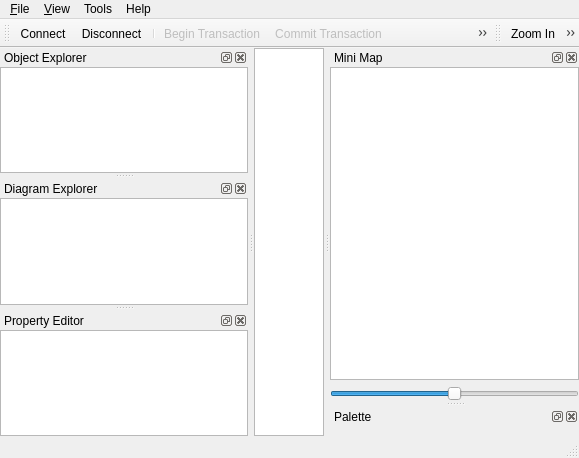
<?xml version="1.0" encoding="UTF-8"?>
<ui version="4.0">
 <class>MainWindowUi</class>
 <widget class="QMainWindow" name="MainWindowUi">
  <property name="geometry">
   <rect>
    <x>0</x>
    <y>0</y>
    <width>579</width>
    <height>458</height>
   </rect>
  </property>
  <property name="windowTitle">
   <string>QReal</string>
  </property>
  <property name="windowIcon">
   <iconset resource="../static.qrc">
    <normaloff>:/icons/qreal.png</normaloff>:/icons/qreal.png</iconset>
  </property>
  <widget class="QWidget" name="centralwidget">
   <layout class="QGridLayout">
    <property name="margin">
     <number>0</number>
    </property>
    <property name="spacing">
     <number>0</number>
    </property>
    <item row="0" column="0">
     <widget class="EditorView" name="view"/>
    </item>
   </layout>
  </widget>
  <widget class="QMenuBar" name="menubar">
   <property name="geometry">
    <rect>
     <x>0</x>
     <y>0</y>
     <width>579</width>
     <height>24</height>
    </rect>
   </property>
   <widget class="QMenu" name="menu_File">
    <property name="title">
     <string>&amp;File</string>
    </property>
    <addaction name="actionConnect"/>
    <addaction name="actionDisconnect"/>
    <addaction name="separator"/>
    <addaction name="actionBeginTransaction"/>
    <addaction name="actionCommitTransaction"/>
    <addaction name="actionRollbackTransaction"/>
    <addaction name="separator"/>
    <addaction name="actionPrint"/>
    <addaction name="actionMakeSvg"/>
    <addaction name="separator"/>
    <addaction name="actionQuit"/>
   </widget>
   <widget class="QMenu" name="menu_View">
    <property name="title">
     <string>&amp;View</string>
    </property>
    <addaction name="actionZoom_In"/>
    <addaction name="actionZoom_Out"/>
    <addaction name="separator"/>
    <addaction name="actionAntialiasing"/>
    <addaction name="actionOpenGL_Renderer"/>
    <addaction name="actionShowSplash"/>
    <addaction name="separator"/>
    <addaction name="actionUndo"/>
    <addaction name="actionRedo"/>
    <addaction name="actionClear"/>
    <addaction name="actionCommand_list"/>
   </widget>
   <widget class="QMenu" name="menuHelp">
    <property name="title">
     <string>Help</string>
    </property>
    <addaction name="actionHelp"/>
    <addaction name="separator"/>
    <addaction name="actionAbout"/>
    <addaction name="actionAboutQt"/>
   </widget>
   <widget class="QMenu" name="menuTools">
    <property name="title">
     <string>Tools</string>
    </property>
    <addaction name="actionOptions"/>
    <addaction name="actionRun_test_queries"/>
    <addaction name="actionReconnect"/>
    <addaction name="actionGenerate_editor"/>
    <addaction name="actionExport"/>
   </widget>
   <addaction name="menu_File"/>
   <addaction name="menu_View"/>
   <addaction name="menuTools"/>
   <addaction name="menuHelp"/>
  </widget>
  <widget class="QStatusBar" name="statusbar"/>
  <widget class="QDockWidget" name="objectDock">
   <property name="allowedAreas">
    <set>Qt::AllDockWidgetAreas</set>
   </property>
   <property name="windowTitle">
    <string>Object Explorer</string>
   </property>
   <attribute name="dockWidgetArea">
    <number>1</number>
   </attribute>
   <widget class="QWidget" name="dockWidgetContents_3">
    <layout class="QVBoxLayout">
     <property name="spacing">
      <number>6</number>
     </property>
     <property name="margin">
      <number>0</number>
     </property>
     <item>
      <widget class="QTreeView" name="objectExplorer">
       <property name="acceptDrops">
        <bool>true</bool>
       </property>
       <property name="dragDropMode">
        <enum>QAbstractItemView::DragDrop</enum>
       </property>
      </widget>
     </item>
    </layout>
   </widget>
  </widget>
  <widget class="QDockWidget" name="diagramDock">
   <property name="allowedAreas">
    <set>Qt::AllDockWidgetAreas</set>
   </property>
   <property name="windowTitle">
    <string>Diagram Explorer</string>
   </property>
   <attribute name="dockWidgetArea">
    <number>1</number>
   </attribute>
   <widget class="QWidget" name="dockWidgetContents_2">
    <layout class="QHBoxLayout">
     <property name="spacing">
      <number>6</number>
     </property>
     <property name="margin">
      <number>0</number>
     </property>
     <item>
      <widget class="QTreeView" name="diagramExplorer">
       <property name="contextMenuPolicy">
        <enum>Qt::ActionsContextMenu</enum>
       </property>
       <property name="acceptDrops">
        <bool>true</bool>
       </property>
       <property name="dragDropMode">
        <enum>QAbstractItemView::DragDrop</enum>
       </property>
      </widget>
     </item>
    </layout>
   </widget>
  </widget>
  <widget class="QToolBar" name="fileToolbar">
   <property name="orientation">
    <enum>Qt::Horizontal</enum>
   </property>
   <attribute name="toolBarArea">
    <enum>TopToolBarArea</enum>
   </attribute>
   <attribute name="toolBarBreak">
    <bool>false</bool>
   </attribute>
   <addaction name="actionConnect"/>
   <addaction name="actionDisconnect"/>
   <addaction name="separator"/>
   <addaction name="actionBeginTransaction"/>
   <addaction name="actionCommitTransaction"/>
   <addaction name="actionRollbackTransaction"/>
   <addaction name="separator"/>
   <addaction name="actionPrint"/>
  </widget>
  <widget class="QDockWidget" name="minimapDock">
   <property name="windowTitle">
    <string>Mini Map</string>
   </property>
   <attribute name="dockWidgetArea">
    <number>2</number>
   </attribute>
   <widget class="QWidget" name="dockWidgetContents_4">
    <layout class="QVBoxLayout">
     <property name="spacing">
      <number>6</number>
     </property>
     <property name="margin">
      <number>0</number>
     </property>
     <item>
      <widget class="QGraphicsView" name="minimapView">
       <property name="dragMode">
        <enum>QGraphicsView::ScrollHandDrag</enum>
       </property>
      </widget>
     </item>
     <item>
      <widget class="QSlider" name="minimapZoomSlider">
       <property name="maximum">
        <number>50</number>
       </property>
       <property name="value">
        <number>25</number>
       </property>
       <property name="orientation">
        <enum>Qt::Horizontal</enum>
       </property>
      </widget>
     </item>
    </layout>
   </widget>
  </widget>
  <widget class="QDockWidget" name="paletteDock">
   <property name="windowTitle">
    <string>Palette</string>
   </property>
   <attribute name="dockWidgetArea">
    <number>2</number>
   </attribute>
   <widget class="PaletteToolbox" name="paletteToolbox"/>
  </widget>
  <widget class="QToolBar" name="viewToolbar">
   <property name="windowTitle">
    <string>toolBar</string>
   </property>
   <attribute name="toolBarArea">
    <enum>TopToolBarArea</enum>
   </attribute>
   <attribute name="toolBarBreak">
    <bool>false</bool>
   </attribute>
   <addaction name="actionZoom_In"/>
   <addaction name="actionZoom_Out"/>
   <addaction name="actionUndo"/>
   <addaction name="actionRedo"/>
   <addaction name="actionClear"/>
  </widget>
  <widget class="QDockWidget" name="propertyDock">
   <property name="windowTitle">
    <string>Property Editor</string>
   </property>
   <attribute name="dockWidgetArea">
    <number>1</number>
   </attribute>
   <widget class="QWidget" name="dockWidgetContents">
    <layout class="QVBoxLayout">
     <property name="spacing">
      <number>6</number>
     </property>
     <property name="margin">
      <number>0</number>
     </property>
     <item>
      <widget class="QTableView" name="propertyEditor">
       <property name="alternatingRowColors">
        <bool>true</bool>
       </property>
       <property name="showGrid">
        <bool>true</bool>
       </property>
      </widget>
     </item>
    </layout>
   </widget>
  </widget>
  <action name="actionQuit">
   <property name="text">
    <string>&amp;Quit</string>
   </property>
  </action>
  <action name="actionConnect">
   <property name="icon">
    <iconset resource="../static.qrc">
     <normaloff>:/icons/database_connected.png</normaloff>:/icons/database_connected.png</iconset>
   </property>
   <property name="text">
    <string>&amp;Connect</string>
   </property>
  </action>
  <action name="actionZoom_In">
   <property name="icon">
    <iconset resource="../static.qrc">
     <normaloff>:/icons/zoomin.png</normaloff>:/icons/zoomin.png</iconset>
   </property>
   <property name="text">
    <string>Zoom In</string>
   </property>
  </action>
  <action name="actionZoom_Out">
   <property name="icon">
    <iconset resource="../static.qrc">
     <normaloff>:/icons/zoomout.png</normaloff>:/icons/zoomout.png</iconset>
   </property>
   <property name="text">
    <string>Zoom Out</string>
   </property>
  </action>
  <action name="actionAntialiasing">
   <property name="checkable">
    <bool>true</bool>
   </property>
   <property name="checked">
    <bool>false</bool>
   </property>
   <property name="text">
    <string>Antialiasing</string>
   </property>
  </action>
  <action name="actionOpenGL_Renderer">
   <property name="checkable">
    <bool>true</bool>
   </property>
   <property name="text">
    <string>OpenGL Renderer</string>
   </property>
  </action>
  <action name="actionShowSplash">
   <property name="checkable">
    <bool>true</bool>
   </property>
   <property name="checked">
    <bool>true</bool>
   </property>
   <property name="text">
    <string>Show splash screen</string>
   </property>
  </action>
  <action name="actionPrint">
   <property name="icon">
    <iconset resource="../static.qrc">
     <normaloff>:/icons/print.png</normaloff>:/icons/print.png</iconset>
   </property>
   <property name="text">
    <string>Print</string>
   </property>
  </action>
  <action name="actionMakeSvg">
   <property name="text">
    <string>Export to SVG</string>
   </property>
  </action>
  <action name="actionDisconnect">
   <property name="icon">
    <iconset resource="../static.qrc">
     <normaloff>:/icons/database_disconnect.png</normaloff>:/icons/database_disconnect.png</iconset>
   </property>
   <property name="text">
    <string>&amp;Disconnect</string>
   </property>
  </action>
  <action name="actionBeginTransaction">
   <property name="enabled">
    <bool>false</bool>
   </property>
   <property name="icon">
    <iconset resource="../static.qrc">
     <normaloff>:/icons/database_connect.png</normaloff>:/icons/database_connect.png</iconset>
   </property>
   <property name="text">
    <string>Begin Transaction</string>
   </property>
  </action>
  <action name="actionCommitTransaction">
   <property name="enabled">
    <bool>false</bool>
   </property>
   <property name="icon">
    <iconset resource="../static.qrc">
     <normaloff>:/icons/database_commit.png</normaloff>:/icons/database_commit.png</iconset>
   </property>
   <property name="text">
    <string>Commit Transaction</string>
   </property>
  </action>
  <action name="actionRollbackTransaction">
   <property name="enabled">
    <bool>false</bool>
   </property>
   <property name="icon">
    <iconset resource="../static.qrc">
     <normaloff>:/icons/database_revert.png</normaloff>:/icons/database_revert.png</iconset>
   </property>
   <property name="text">
    <string>Rollback Transaction</string>
   </property>
  </action>
  <action name="actionJumpToAvatar">
   <property name="text">
    <string>Jump to Avatar</string>
   </property>
  </action>
  <action name="actionHelp">
   <property name="text">
    <string>Small Help</string>
   </property>
   <property name="shortcut">
    <string>F1</string>
   </property>
  </action>
  <action name="actionAbout">
   <property name="text">
    <string>About...</string>
   </property>
  </action>
  <action name="actionAboutQt">
   <property name="text">
    <string>About Qt...</string>
   </property>
  </action>
  <action name="actionOptions">
   <property name="text">
    <string>Palette toolbox options...</string>
   </property>
  </action>
  <action name="actionUndo">
   <property name="enabled">
    <bool>false</bool>
   </property>
   <property name="icon">
    <iconset>
     <normalon>:/icons/undo.png</normalon>
    </iconset>
   </property>
   <property name="text">
    <string>Undo</string>
   </property>
   <property name="shortcut">
    <string>Ctrl+Z</string>
   </property>
  </action>
  <action name="actionRedo">
   <property name="enabled">
    <bool>false</bool>
   </property>
   <property name="icon">
    <iconset>
     <normalon>:/icons/redo.png</normalon>
    </iconset>
   </property>
   <property name="text">
    <string>Redo</string>
   </property>
   <property name="shortcut">
    <string>Ctrl+Shift+Z</string>
   </property>
  </action>
  <action name="actionClear">
   <property name="icon">
    <iconset>
     <normalon>:/icons/clear.png</normalon>
    </iconset>
   </property>
   <property name="text">
    <string>Clear</string>
   </property>
  </action>
  <action name="actionCommand_list">
   <property name="checkable">
    <bool>false</bool>
   </property>
   <property name="checked">
    <bool>false</bool>
   </property>
   <property name="text">
    <string>Show command list</string>
   </property>
  </action>
  <action name="actionRun_test_queries">
   <property name="text">
    <string>Run test queries</string>
   </property>
  </action>
  <action name="actionReconnect">
   <property name="text">
    <string>Setup repo server path</string>
   </property>
  </action>
  <action name="actionDeleteFromDiagram">
   <property name="text">
    <string>Delete</string>
   </property>
   <property name="toolTip">
    <string>Delete</string>
   </property>
  </action>
  <action name="actionGenerate_editor">
   <property name="text">
    <string>Generate editor</string>
   </property>
  </action>
  <action name="actionExport">
   <property name="text">
    <string>Export to XMI</string>
   </property>
   <property name="toolTip">
    <string>Export to XMI</string>
   </property>
  </action>
 </widget>
 <layoutdefault spacing="0" margin="0"/>
 <customwidgets>
  <customwidget>
   <class>PaletteToolbox</class>
   <extends>QToolBox</extends>
   <header>palettetoolbox.h</header>
   <container>1</container>
  </customwidget>
  <customwidget>
   <class>EditorView</class>
   <extends>QGraphicsView</extends>
   <header>editorview.h</header>
  </customwidget>
 </customwidgets>
 <resources>
  <include location="../static.qrc"/>
 </resources>
 <connections/>
</ui>
